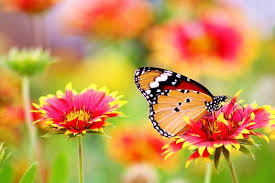
#> input picture AIAcademy/K-mean và Mean-shift/Thực hành trên lớp/img1.jpg, 275 x 183 px
$ jupyter execute --allow-errors 'Assignment 8.ipynb'
#> lines starting #> are read from the running program, lines starting #| are printed output that depends on the picture; long printed decimals are rounded
# Assignment 8: Phân vùng ảnh (Image Segmentation)

Tổng quan: Ở bài tập này chúng ta sẽ luyện tập thuật toán phân vùng ảnh sử dụng K-Means và Mean Shift. Các bài tập trong phần này yêu cầu bạn sử dụng các không gian đặc trưng khác nhau để biểu diễn các điểm ảnh, sau đó sử dụng K-Means và Mean Shift có sẵn trong thư viện sklearn để phân vùng ảnh

[cell 1]
import warnings
warnings.filterwarnings("ignore")

import matplotlib.pyplot as plt
import cv2
import numpy as np
from sklearn.cluster import KMeans
from sklearn.cluster import MeanShift

## Câu hỏi 1: Phân vùng ảnh xám

Ở phần này ta sẽ biểu diễn mỗi điểm ảnh bằng một vecto 1 chiều (không gian đặc trưng 1D): giá trị độ sáng tại điểm ảnh tương ứng

[cell 2]
img = cv2.imread('img1.jpg')
#> img is the input picture: shape (183, 275, 3); mean B, G, R 79.8, 150, 200.3
print(img.shape)
#| (183, 275, 3)
img = cv2.cvtColor(img, cv2.COLOR_BGR2GRAY)
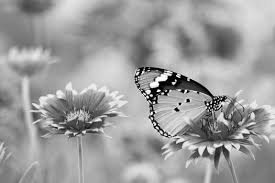
#> img: shape (183, 275); min 0, max 255, mean 157
print(img.shape)
#| (183, 275)

plt.imshow(img, cmap='gray')
plt.show()

Xây dựng ma trận biểu diễn dữ liệu:

[cell 3]
X = img.reshape((-1, 1))
print(X.shape)
#| (50325, 1)

Lúc này mỗi hàng của ma trận X tương ứng với một vector biểu diễn một điểm ảnh trên ảnh ban đầu. Ta sẽ thử sử dụng thuật toán K-Means và MeanShift để phân vùng các điểm ảnh theo độ sáng của nó:

- KMeans

[cell 4]
kmeans = KMeans(n_clusters=10, init='random').fit(X)
print(kmeans)
#| KMeans(init='random', n_clusters=10)
center = kmeans.cluster_centers_
#> center = [122.2, 14.63, 152.2, 138.4, 165.3, 97.85, 66.47, 180.3, 196.7, 217.1]
label = kmeans.labels_

print(center)
#| [[122.190]
#|  [ 14.630]
#|  [152.216]
#|  [138.421  ]
#|  [165.252]
#|  [ 97.849]
#|  [ 66.468]
#|  [180.329]
#|  [196.714]
#|  [217.110]]
print(label.shape)
#| (50325,)

segmented_image = center[label]
segmented_image = np.reshape(segmented_image, img.shape)
plt.imshow(segmented_image, cmap='gray')
plt.show()

- MeanShift: Đối với MeanShift, ta cần một hàm để khởi tạo ngẫu nhiên các hạt seed:

[cell 5]
def init_seed(X, k):
    return X[np.random.choice(X.shape[0], k, replace=False)]

[cell 6]
random_seeds = init_seed(X, 10)
#> random_seeds = [161, 127, 148, 18, 94, 204, 134, 165, 184, 103]

ms = MeanShift(bandwidth=1, seeds=random_seeds)
print(ms)
#| MeanShift(bandwidth=1,
#|           seeds=array([[161],
#|        [127],
#|        [148],
#|        [ 18],
#|        [ 94],
#|        [204],
#|        [134],
#|        [165],
#|        [184],
#|        [103]], dtype=uint8))
ms.fit(X)
center = ms.cluster_centers_
#> center = [160.5, 165.5, 147.5, 183.5, 134.5, 127.5, 203.5, 102.5, 94.5, 17.32]
label = ms.labels_

print(center)
#| [[160.495]
#|  [165.495]
#|  [147.474]
#|  [183.483]
#|  [134.498]
#|  [127.529]
#|  [203.496]
#|  [102.533]
#|  [ 94.5       ]
#|  [ 17.32      ]]
print(label.shape)
#| (50325,)

segmented_image = center[label]
segmented_image = np.reshape(segmented_image, img.shape)
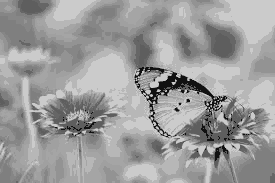
#> segmented_image: shape (183, 275) float64; min 17.32, max 203.5, mean 156.7
plt.imshow(segmented_image/255.0, cmap='gray')
plt.show()
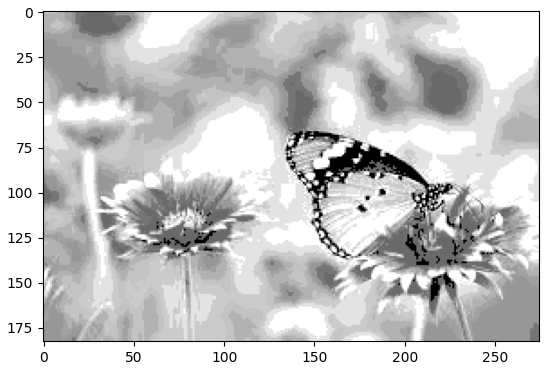
#> figure drawn by matplotlib, 1 panel

## Câu hỏi 2: Phân vùng ảnh màu (RGB)

### Câu hỏi 2.1: Sử dụng không gian đặc trưng 3D

Trong câu hỏi 2.1, mỗi điểm ảnh sẽ được biểu diễn bởi một vector 3 chiều (thay vì 1 chiều như câu hỏi 1) tương ứng là giá trị màu R, G, B tại điểm ảnh tương ứng. Ta sẽ sử dụng lại ảnh màu ở câu hỏi 1:

[cell 7]
img = plt.imread('img1.jpg')
#> img: shape (183, 275, 3)
print(img.shape)
#| (183, 275, 3)
plt.imshow(img)
plt.show()

Hãy lập trình hàm get_3D_vector(img) sau đây, nhận vào một ma trận 3 chiều biễu diễn ảnh màu, trả về ma trận X có vai trò như câu hỏi 1, mỗi hàng của X biểu diễn vecto ứng với điểm ảnh tương ứng. Vì ta xét trong không gian đặc trưng 3D nên X cần có kích thước (50325, 3) (thay vì (50325, 1) như câu hỏi 1):

[cell 8]
def get_3D_vector(img):
    X = None

    #### YOUR CODE HERE ####

    #### END YOUR CODE #####

    return X

[cell 9]
X = get_3D_vector(img)
#> (the rest of this cell did not finish here and is left out)

Bây giờ hay thử sử dụng các thuật toán KMeans và MeanShift như ở trên với dữ liệu ta vừa thu được:

- KMeans

[cell 10]
#### YOUR CODE HERE ####

#### END YOUR CODE #####

- MeanShift

[cell 11]
#### YOUR CODE HERE ####


#### END YOUR CODE #####

### Câu hỏi 2.2: Sử dụng không gian đặc trưng 5D
Trong câu hỏi 2.2, mỗi điểm ảnh sẽ được biểu diễn bởi một vector 5 chiều (thay vì 3 chiều như câu hỏi 2.1) tương ứng là giá trị màu R, G, B, tọa độ x, tọa độ y tại điểm ảnh tương ứng. Ta sẽ sử dụng lại ảnh màu ở câu hỏi 2.1:

[cell 12]
img = plt.imread('img1.jpg')
print(img.shape)
#| (183, 275, 3)
